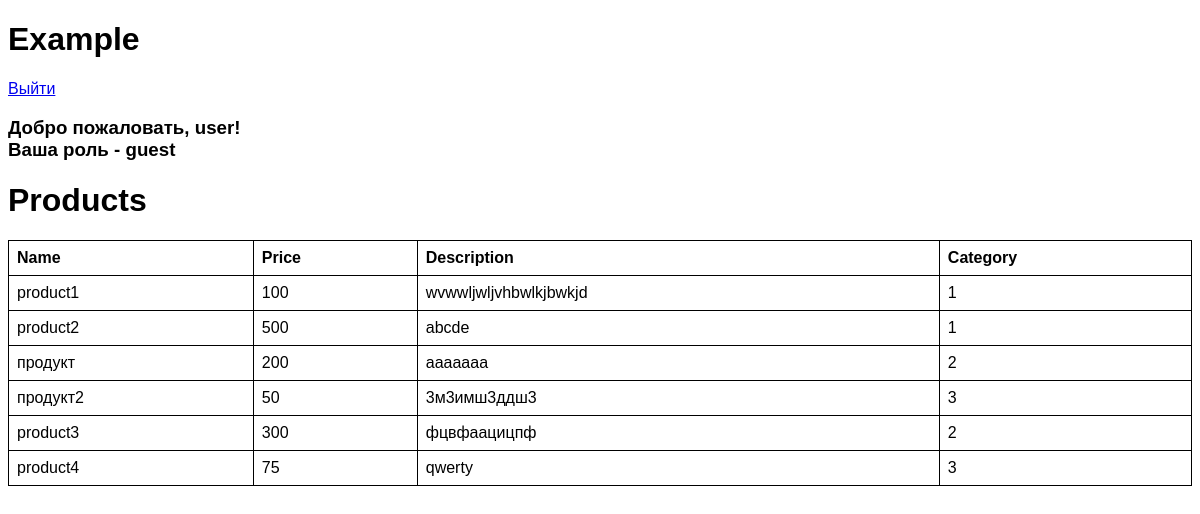
Screenshot of / (signed in) with the database file from the repository.
### tables this page shows
CREATE TABLE `products` (
  `id` int NOT NULL,
  `name` varchar(30) NOT NULL,
  `description` varchar(50) NOT NULL,
  `price` int NOT NULL,
  `category_id` int NOT NULL
);

### public/index.php (the view, shortened to what this page needs)
<?php
if (!isset($_SESSION['user_logged_in'])) {
    $_SESSION['reg_button'] = "Войти";
    $PublicIndexHTMLContent = '<h3>Вы не вошли в систему</h3>';
    exit;
}
else {
    $role = "guest";
    $PublicIndexHTMLContent = '<h3>Добро пожаловать, ' . $_SESSION['username'] . '! <br> Ваша роль - '. $role . '</h3>';
}
require '../db/db.php';
$statement = $pdo->query("SELECT * FROM products");
$products = $statement->fetchAll();
?>
<!DOCTYPE html>
<html lang="ru">
<head>
    <link rel="stylesheet" href="../css/style.css">
</head>
<body>
    <h1>Example</h1>
    <a href = "../public/login.php"><?php echo $_SESSION["reg_button"] ?></a>
    <?php echo $PublicIndexHTMLContent ?>
    <h1>Products</h1>
    <table>
        <thead>
            <tr>
                <th>Name</th>
                <th>Price</th>
                <th>Description</th>
                <th>Category</th>
            </tr>
        </thead>
        <tbody>
            <?php foreach ($products as $product): ?>
                <tr>
                    <td><?= $product['name'] ?></td>
                    <td><?= $product['price'] ?></td>
                    <td><?= $product['description'] ?></td>
                    <td><?= $product['category_id'] ?></td>
                </tr>
            <?php endforeach; ?>
        </tbody>
    </table>
</body>
</html>

### css/style.css (style rules this page uses)
body { font-family: Arial, sans-serif; }
table { width: 100%; border-collapse: collapse; }
table, th, td { border: 1px solid black; }
th, td { padding: 8px; text-align: left; }

### rows the page displays
products: name "product1", price "100", description "wvwwljwljvhbwlkjbwkjd", category "1"
products: name "product2", price "500", description "abcde", category "1"
products: name "продукт", price "200", description "aaaaaaa", category "2"
products: name "продукт2", price "50", description "3м3имш3ддш3", category "3"
products: name "product3", price "300", description "фцвфаацицпф", category "2"
products: name "product4", price "75", description "qwerty", category "3"

### other values shown
$_SESSION["reg_button"] "Выйти"
$_SESSION['username'] "user"
$role "guest"
